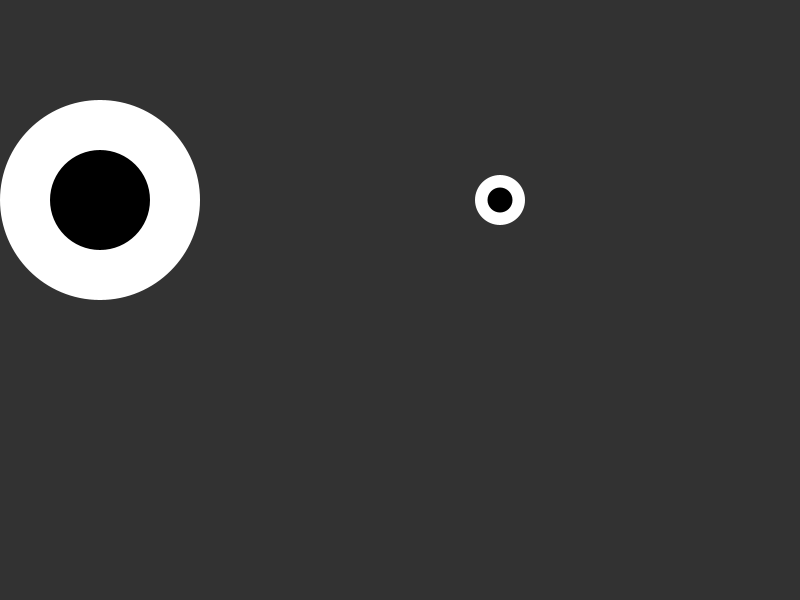
Frame 1 (no input)
Frame 60 (the mouse pressed at the canvas centre just before this capture): identical to frame 1, image omitted
Frame 120 (the mouse held since frame 60 and released just before this capture): identical to frame 1, image omitted

The Processing sketch that drew this single still picture (run headless with seeded random() and noise(); from frame 60 on, the mouse is pressed at the canvas centre):

// Processing sketch: eyeballOOP
// ── eyeballOOP.pde
EyeBall crazy;
EyeBall nervous;

void setup() {
  size (800, 600);
  crazy = new EyeBall(500, 200, 50);
  nervous = new EyeBall(100, 200, 200);
}

void draw() {
  background(50, 50, 50);

  crazy.fidget();
  crazy.display();

  nervous.fidget();
  nervous.display();
}

class EyeBall {
  float eye_x;
  float eye_y;
  float eye;
  float iris_x;
  float iris_y;
  float iris;
  float pupil;
  float alpha;

  EyeBall(float tempEyeX, float tempEyeY, float tempEyeSize) {
    eye_x = tempEyeX;
    eye_y = tempEyeY;
    eye = tempEyeSize;
    iris_x = 0;
    iris_y = 0;
    iris = eye/2;
    pupil = iris/3;
    alpha = 255;
  }


  void display() {
    pushMatrix();  
    translate(eye_x, eye_y);
    noStroke();
    fill(255, 255, 255, alpha);
    ellipse(0, 0, eye, eye);
    fill(0, 0, 0, alpha);
    ellipse(iris_x, iris_y, iris, iris);
    popMatrix();
  }

  void fidget() {
    if (keyPressed) {
      iris_x = random(-pupil, pupil);
      iris_y = random(-pupil, pupil);
    }
  }
}
